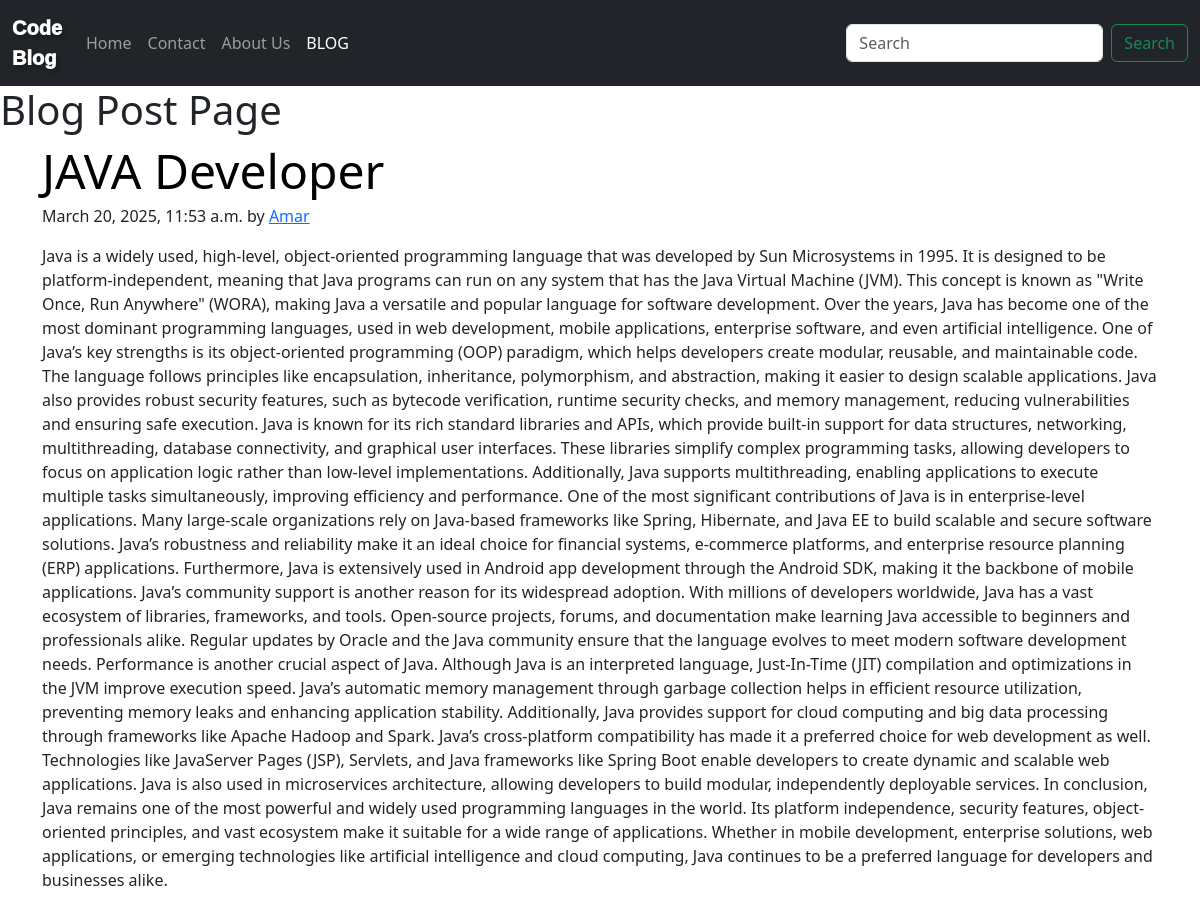
/blog/blog/Java:Blog, run on the app's committed database.
### Blog/models.py (models this page shows, shortened)
class Blogpost(models.Model):
    sno=models.AutoField(primary_key=True)
    Title=models.CharField(max_length=20)
    Author=models.CharField(max_length=12)
    Slug=models.CharField(max_length=50)
    content=models.TextField()
    timeStamp=models.DateTimeField(blank=True)

### Blog/views.py (the view)
# urls.py: path('blog/<str:slug>', views.blogpost, name='blogpost'),
def blogpost(request,slug):
    post=Blogpost.objects.filter(Slug=slug).first()# this will fetch all the data from the database
    context={'post':post}
    return render(request,'blog/blogpost.html',context) #the blogpost  is inside the blog floder do blog/blogpost.html

### Templates/blog/blogpost.html (shortened to what this page needs)
{% extends 'home/base.html' %}
    {% block name %}
    Blog  Post Page
{% endblock %}
{% block blogactive %} active {% endblock %}
{% block body %}
<article class="container">
    <h2 class="display-5 link-body-emphasis mb-1">{{post.Title}}</h2>
    <p class="blog-post-meta">{{post.timeStamp}} by <a href="/about">{{post.Author}}</a></p>
    <p>{{post.content}}</p>
{% endblock %}

### data on the page
Blogpost: Title "JAVA Developer", timeStamp "March 20, 2025, 11:53 a.m.", Author "Amar", content "Java is a widely used, high-level, object-oriented programming language that was developed by Sun Microsystems in 1995. It is designed to be platform-independent, meaning that Java programs can run on any system that has the Java Virtual Machine (JVM). This concept is known as \"Write Once, Run Anywhere\" (WORA), making Java a versatile and popular language for software development. Over the years, Java has become one of the most dominant programming languages, used in web development, mobile applications, enterprise software, and even artificial intelligence. One of Java’s key strengths is its object-oriented programming (OOP) paradigm, which helps developers create modular, reusable, and…"
